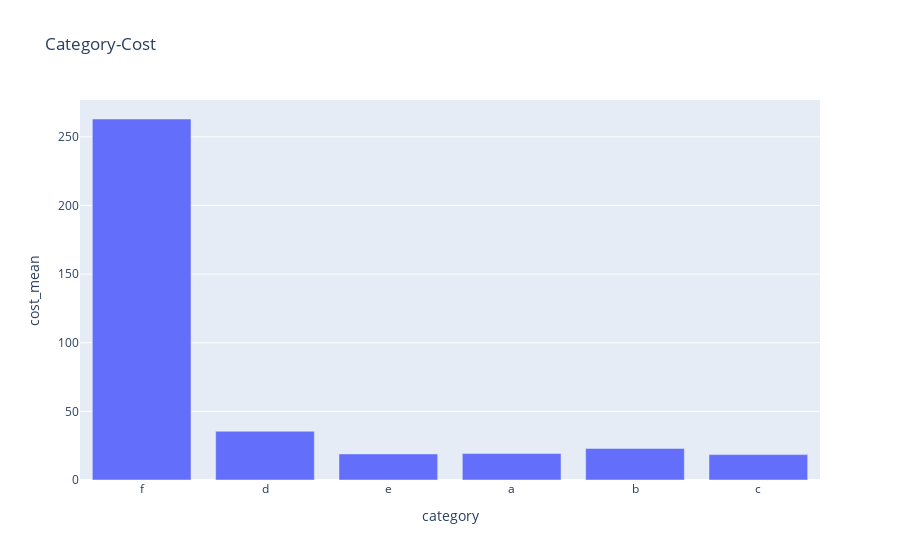

Notebook cell for this chart:
### Code cell
''' 정답 코드를 작성해주세요 '''

''' 참고자료 : 4-01 bar, tootip.ipynb '''

# 결과

# 시각화 수행
# 제목은 Category-Cost로 설정
# x축 - category
# y축 - cost_mean

### Figure 1 — Plotly figure (JSON) as saved in the notebook; plotly's stock layout.template omitted (floating-point values rounded to 4 significant figures)
{"data": [{"alignmentgroup": "True", "hovertemplate": "category=%{x}<br>cost_mean=%{y}<extra></extra>", "legendgroup": "", "marker": {"color": "#636efa", "pattern": {"shape": ""}}, "name": "", "offsetgroup": "", "orientation": "v", "showlegend": false, "textposition": "auto", "type": "bar", "x": ["f", "d", "e", "a", "b", "c"], "xaxis": "x", "y": [263, 35.5, 19, 19.25, 23, 18.5], "yaxis": "y"}], "layout": {"barmode": "relative", "legend": {"tracegroupgap": 0}, "title": {"text": "Category-Cost"}, "xaxis": {"anchor": "y", "domain": [0, 1], "title": {"text": "category"}}, "yaxis": {"anchor": "x", "domain": [0, 1], "title": {"text": "cost_mean"}}}}
